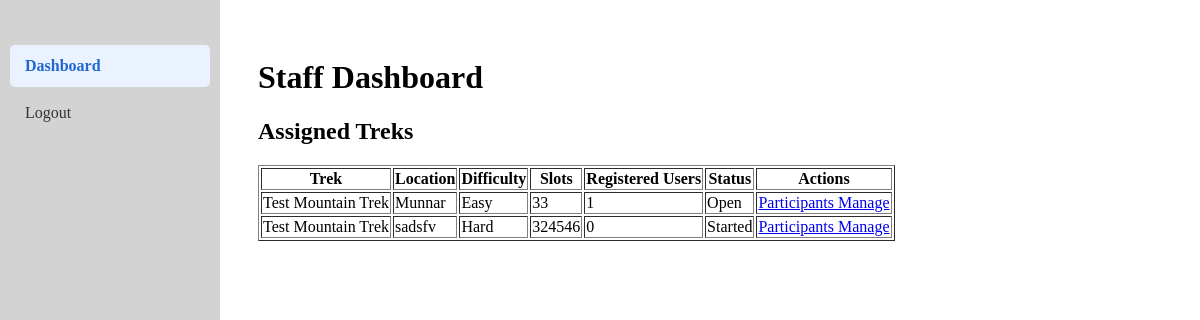
The page /staff/dashboard (signed in) on the database its author committed.
### tables this page shows
CREATE TABLE Trek (
        trek_id INTEGER PRIMARY KEY AUTOINCREMENT,
        trek_name TEXT NOT NULL,
        location TEXT NOT NULL,
        difficulty TEXT,
        duration INTEGER,
        available_slots INTEGER NOT NULL CHECK (available_slots >= 0),
        staff_id INTEGER,
        status TEXT NOT NULL DEFAULT 'Open',
        start_date TEXT,
        end_date TEXT,
        description TEXT,
        FOREIGN KEY (staff_id) REFERENCES StaffProfile(staff_id)
    );

### app.py (the view)
@app.route('/staff/dashboard')
def staff_dashboard():
    if not staff_required():
        return redirect('/login')
    db = get_db()
    staff = db.execute("""
    SELECT staff_id, approval_status
    FROM StaffProfile
    WHERE user_id = ?
""", (session['user_id'],)).fetchone()
    if staff is None:
        return "Staff profile not found"
    if staff['approval_status'] != 'Approved':
        return "Staff account is awaiting admin approval"
    treks = db.execute("""
    SELECT
        Trek.trek_id,
        Trek.trek_name,
        Trek.location,
        Trek.difficulty,
        Trek.available_slots,
        Trek.status,
        COUNT(Booking.booking_id) AS registered_users
        FROM Trek
        LEFT JOIN Booking
        ON Trek.trek_id = Booking.trek_id
        WHERE Trek.staff_id = ?
        GROUP BY Trek.trek_id
    """, (staff['staff_id'],)).fetchall()
    return render_template(
        'staff_dashboard.html',
        treks=treks
    )

### app.py (called while the page is built)
def get_db():
    db = getattr(g, '_database', None)
    if db is None:
        db = g._database = sqlite3.connect(DATABASE)
        db.row_factory = sqlite3.Row
    return db

@app.teardown_appcontext
def close_connection(exception):
    db = getattr(g, '_database', None)
    if db is not None:
        db.close()

def staff_required():
    if 'user_id' not in session or session.get('role') != 'Trek Staff':
        return False
    return True

### templates/staff_dashboard.html (shortened to what this page needs)
{% extends "base.html" %}
{% block content %}
<h1>Staff Dashboard</h1>
<h2>Assigned Treks</h2>
<table border="1">
    <tr>
        <th>Trek</th>
        <th>Location</th>
        <th>Difficulty</th>
        <th>Slots</th>
        <th>Registered Users</th>
        <th>Status</th>
        <th>Actions</th>
    </tr>
    {% for trek in treks %}
    <tr>
        <td>{{ trek['trek_name'] }}</td>
        <td>{{ trek['location'] }}</td>
        <td>{{ trek['difficulty'] }}</td>
        <td>{{ trek['available_slots'] }}</td>
        <td>{{ trek['registered_users'] }}</td>
        <td>{{ trek['status'] }}</td>
        <td>
            <a href="/staff/trek/{{ trek['trek_id'] }}/participants">
                Participants
            </a>
            <a href="/staff/trek/{{ trek['trek_id'] }}/manage">
                Manage
            </a>
        </td>
    </tr>
    {% endfor %}
</table>
{% endblock %}

### templates/base.html (shortened to what this page needs)
<!DOCTYPE html>
<html lang="en">
<head>
    <link rel="stylesheet"
          href="{{ url_for('static', filename='main.css') }}">
</head>
<body>
    <aside class="side-container">
        <nav>
            {% if session.get('role') == 'Admin' %}
                <a href="/admin/dashboard"
                   {% if request.path == '/admin/dashboard' %}class="active"{% endif %}>
                    <span>Dashboard</span>
                </a>
                <a href="/treks"
                   {% if request.path == '/treks' %}class="active"{% endif %}>
                    <span>Treks</span>
                </a>
                <a href="/admin/staff"
                   {% if request.path == '/admin/staff' %}class="active"{% endif %}>
                    <span>Staff</span>
                </a>
                <a href="/admin/bookings"
                   {% if request.path == '/admin/bookings' %}class="active"{% endif %}>
                    <span>Bookings</span>
                </a>
                <a href="/admin/search"
                   {% if request.path == '/admin/search' %}class="active"{% endif %}>
                    <span>Search</span>
                </a>
            {% elif session.get('role') == 'Trek Staff' %}
                <a href="/staff/dashboard"
                   {% if request.path == '/staff/dashboard' %}class="active"{% endif %}>
                    <span>Dashboard</span>
                </a>
            {% endif %}
            <a href="/logout">
                <span>Logout</span>
            </a>
        </nav>
    </aside>
    <main>
        {% block content %}
        {% endblock %}
    </main>
</body>
</html>

### static/main.css (style rules this page uses)
.side-container { position: fixed; left: 0; top: 0; width: 220px; height: 100vh; background-color: lightgrey; }
.side-container nav { display: flex; flex-direction: column; padding: 15px 10px; margin-top: 30px; }
.side-container nav a { display: block; padding: 12px 15px; margin-bottom: 5px; text-decoration: none; color: #333; font-size: 16px; border-radius: 5px; }
.side-container nav a.active { background-color: #eaf2ff; color: #2166d1; font-weight: bold; }
main { margin-left: 220px; padding: 30px; }

### rows shown on the page
Trek: trek_name "Test Mountain Trek", location "Munnar", difficulty "Easy", available_slots "33", registered_users "1", status "Open"
Trek: trek_name "Test Mountain Trek", location "sadsfv", difficulty "Hard", available_slots "324546", registered_users "0", status "Started"
